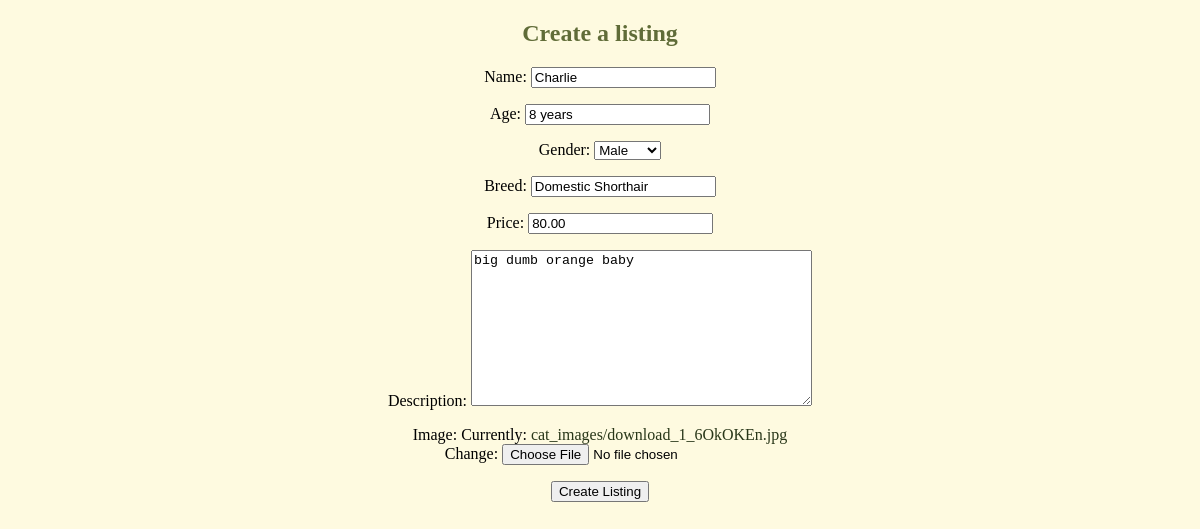
Page /Charlie/edit_listing/ (signed in) on the committed database.
### app/models.py (models this page shows)
class Cat(models.Model):
    user = models.ForeignKey(User, on_delete=models.CASCADE)
    name = models.CharField(max_length=100)
    age = models.CharField(max_length=20)
    gender = models.CharField(max_length=1, choices=GENDER)
    breed = models.CharField(max_length=50)
    description = models.TextField()
    price = models.DecimalField(max_digits=5, decimal_places=2)
    image = models.ImageField(upload_to='cat_images/')

### app/views.py (the view)
# urls.py: path("<str:name>/edit_listing/", edit_listing, name="edit_listing"),
def edit_listing(request, name):
    user = request.user
    cat = Cat.objects.get(name=name)
    if user.username == cat.user.username:
        if request.method == "POST":
            form = CatCreationForm(request.POST, request.FILES, user=user, instance=cat)
            if form.is_valid():
                form.save()
                return redirect('/')
        else:
            form = CatCreationForm(user=user, instance=cat)
    else:
        return redirect('/')
    return render(request, 'cat-form.html', {'form': form})

### app/forms.py (shortened to what this page needs)
class CatCreationForm(forms.ModelForm):
    class Meta:
        model = Cat
        fields = ['name', 'age', 'gender', 'breed', 'price', 'description', 'image']
    def __init__(self, *args, **kwargs):
        self.user = kwargs.pop('user', None)
        super(CatCreationForm, self).__init__(*args, **kwargs)

### app/templates/cat-form.html (shortened to what this page needs)
{% extends "base.html" %}
{% block content %}
<h2>Create a listing</h2>
<form method="post" enctype="multipart/form-data">
  {{ form.as_p }}
  <button type="submit">Create Listing</button>
</form>
{% endblock %}

### app/static/styles.css (style rules this page uses)
body { background-color: #fefae0; text-align: center; }
a { text-decoration: none; color: #283618; }
h2 { color: #606C38; }

### rows in the picture
Cat: name "Charlie", age "8 years", gender "Male", breed "Domestic Shorthair", price "80.00", description "big dumb orange baby"
